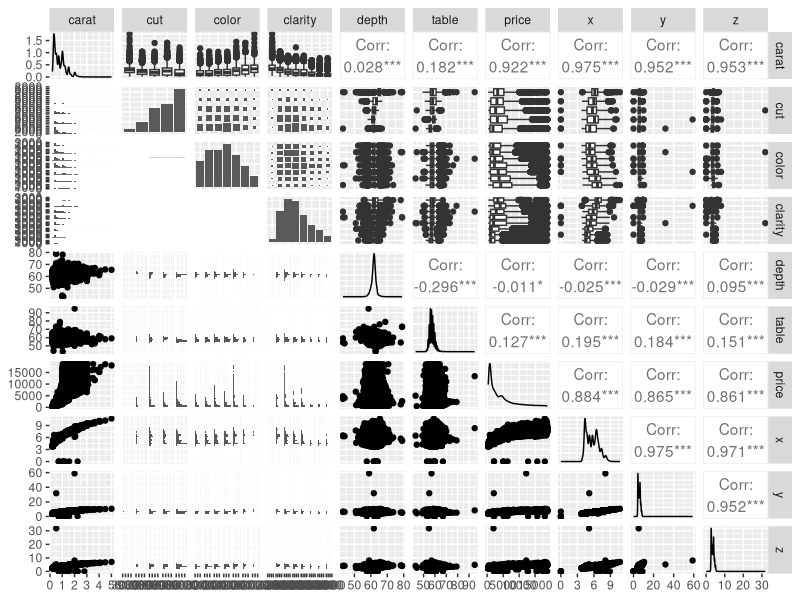
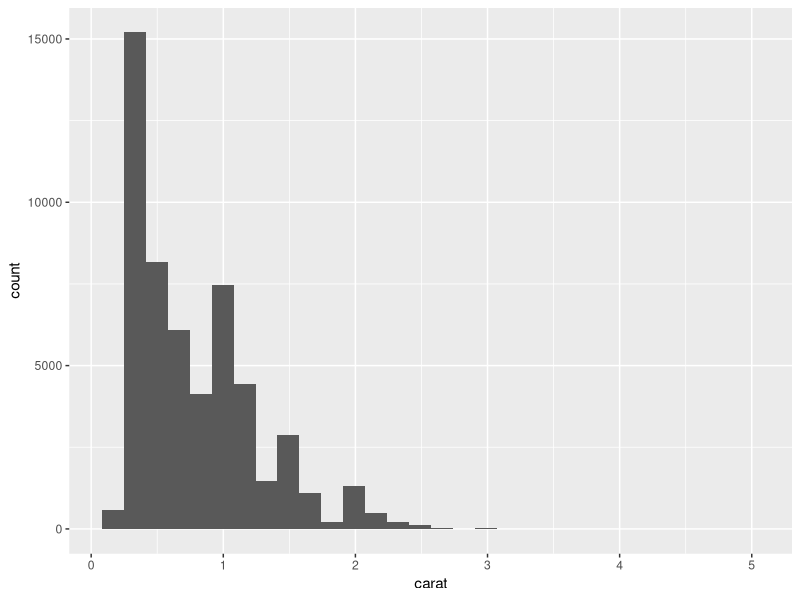

Recreate these plots in R, in order.
## ---- chunk 1
library(tidyverse)
library(skimr)
library(GGally)


view(diamonds)

names(diamonds)
dim(diamonds)
summary(diamonds)
head(diamonds)
tail(diamonds)


GGally::ggpairs(diamonds)
ggplot(data = diamonds, x = 'carat', y = 'price', aes(x = carat)) +
  geom_histogram()


